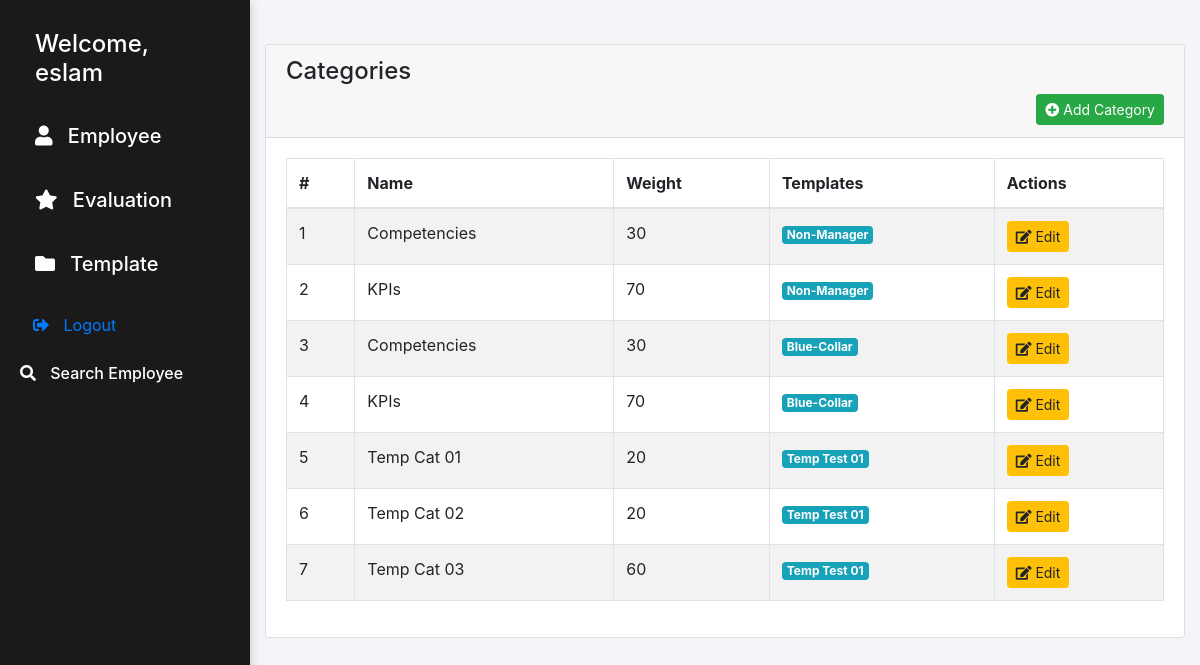
Before: /categories/ (signed in) with the older database file.
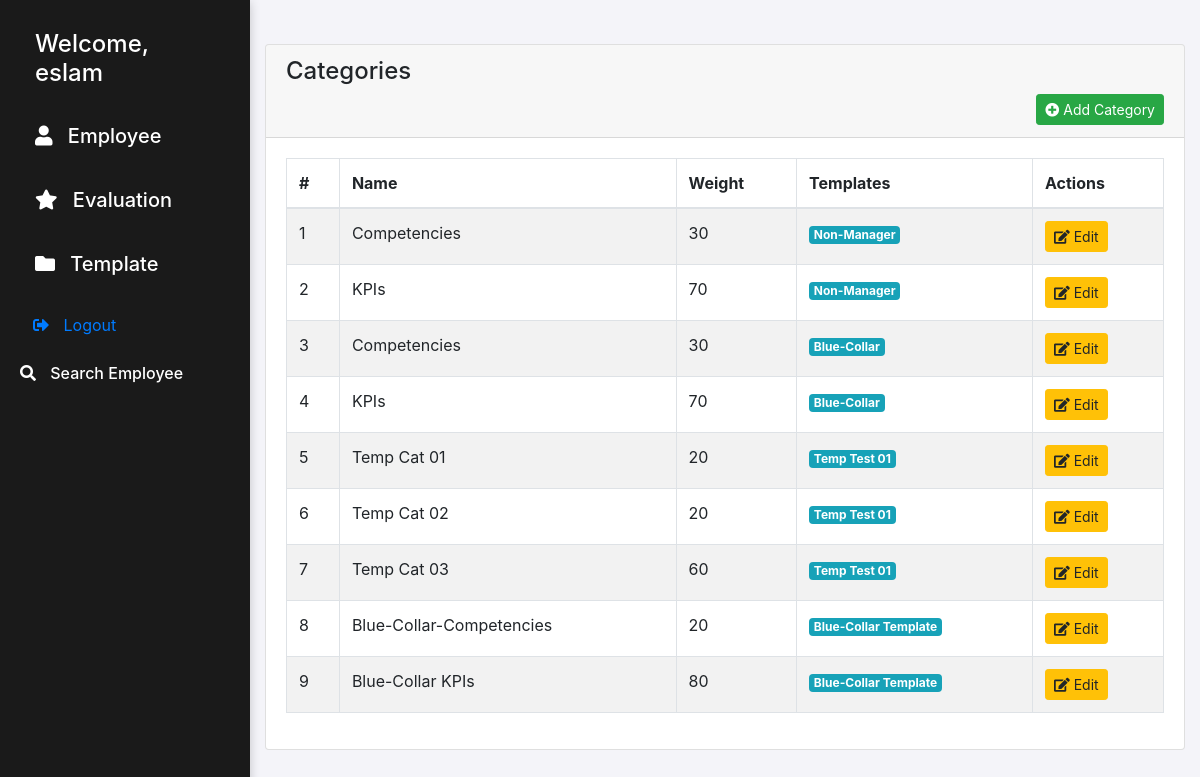
After: the same page with the newer database file.
### pms/models.py (models this page shows, shortened)
class Category(models.Model):
    name = models.CharField(max_length=100)
    weight = models.PositiveSmallIntegerField()
    template = models.ManyToManyField(Template)

class Template(models.Model):
    name = models.CharField(max_length=100)
    weight = models.PositiveSmallIntegerField()
    level = models.ForeignKey(Level, on_delete=models.CASCADE)

### pms/views.py (the view)
# urls.py: path('categories/', CategoryListView.as_view(), name='categories'),
class CategoryListView(ListView):
    model = Category
    template_name = 'pms/list_categories.html'
    context_object_name = 'categories'

### templates/pms/list_categories.html (shortened to what this page needs)
{% extends 'pms/base.html' %}
{% block body %}
{% if user.is_staff %}
<div class="container mt-4">
    <div class="card">
        <div class="card-header">
            <h4>Categories</h4>
            <a href="{% url 'add-category' %}" class="btn btn-success btn-sm float-right">
                <i class="fas fa-plus-circle"></i> Add Category
            </a>
        </div>
        <div class="card-body">
            {% if categories %}
                <table class="table table-striped table-bordered">
                    <thead>
                        <tr>
                            <th>#</th>
                            <th>Name</th>
                            <th>Weight</th>
                            <th>Templates</th>
                            <th>Actions</th>
                        </tr>
                    </thead>
                    <tbody>
                        {% for category in categories %}
                            <tr>
                                <td>{{ forloop.counter }}</td>
                                <td>{{ category.name }}</td>
                                <td>{{ category.weight }}</td>
                                <td>
                                    {% for template in category.template.all %}
                                        <span class="badge badge-info">{{ template.name }}</span>
                                    {% endfor %}
                                </td>
                                <td>
                                    <a href="{% url 'edit-category' category.id %}" class="btn btn-warning btn-sm">
                                        <i class="fas fa-edit"></i> Edit
                                    </a>
                                </td>
                            </tr>
                        {% endfor %}
                    </tbody>
                </table>
            {% else %}
                <div class="alert alert-info">No categories found.</div>
            {% endif %}
        </div>
    </div>
</div>
{% endif %}
{% endblock %}

Changed rows visible on the page:
added Category: name "Blue-Collar-Competencies", weight "20"
added Template: name "Blue-Collar Template"
added Category: name "Blue-Collar KPIs", weight "80"
